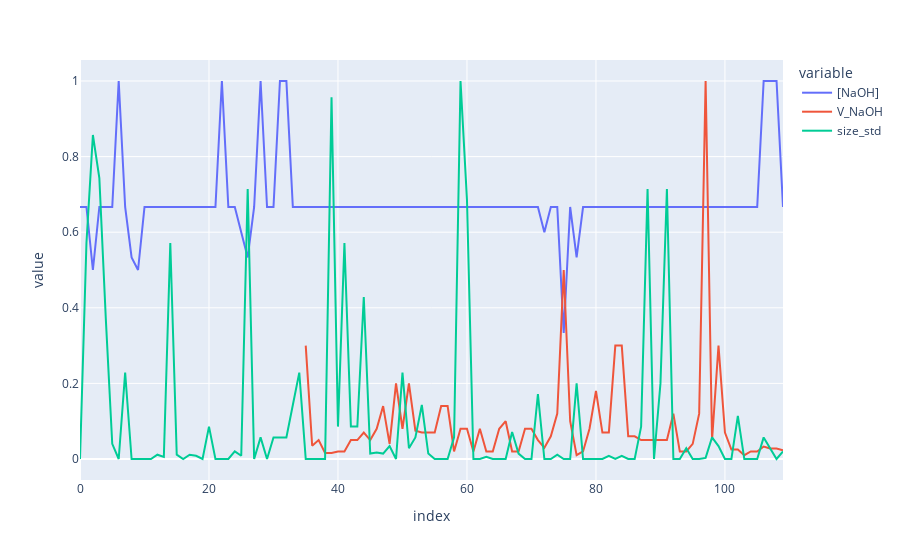
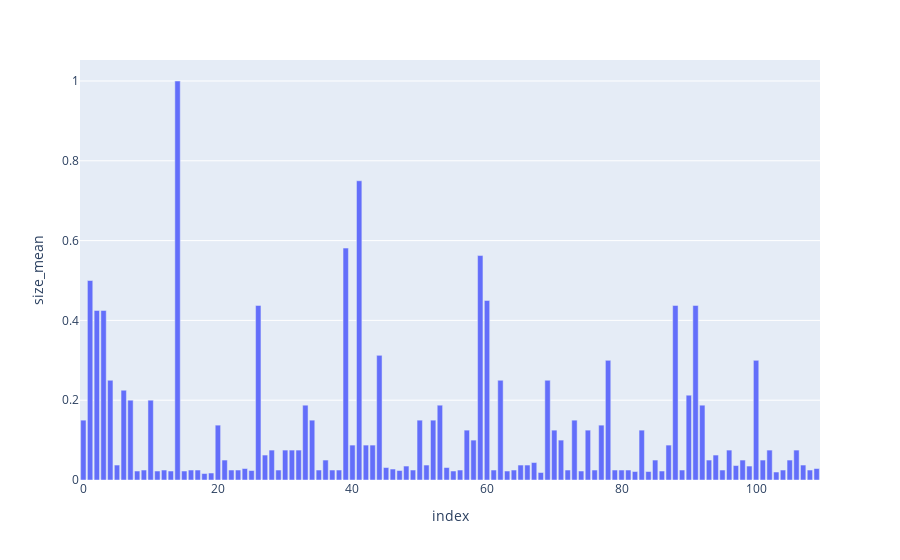
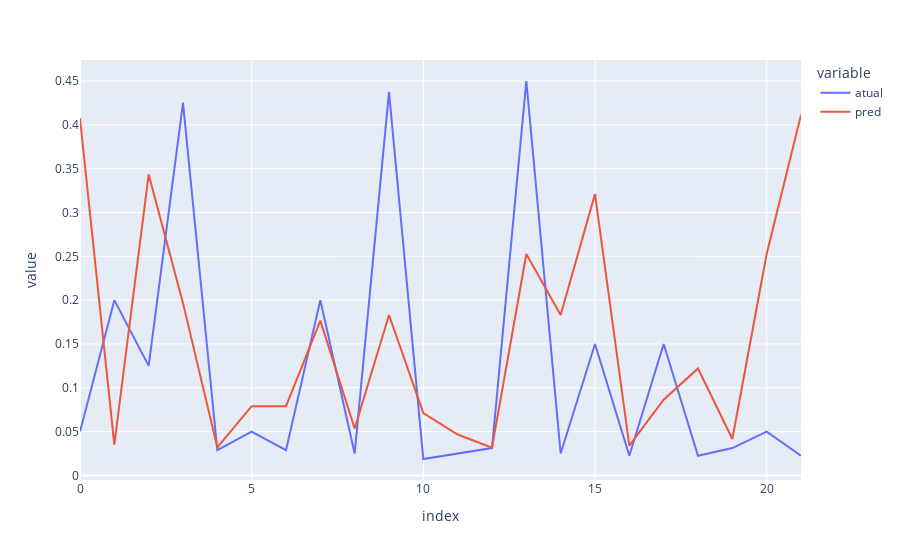

Notebook cell for these charts, in order:
### Code cell
%run "nanosize_reg.ipynb"

### Figure 1 — Plotly figure (JSON) as saved in the notebook; plotly's stock layout.template omitted (floating-point values rounded to 4 significant figures)
{"data": [{"hovertemplate": "variable=[NaOH]<br>index=%{x}<br>value=%{y}<extra></extra>", "legendgroup": "[NaOH]", "line": {"color": "#636efa", "dash": "solid"}, "marker": {"symbol": "circle"}, "mode": "lines", "name": "[NaOH]", "orientation": "v", "showlegend": true, "type": "scatter", "x": [0, 1, 2, 3, 4, 5, 6, 7, 8, 9, 10, 11, 12, 13, 14, 15, 16, 17, 18, 19, 20, 21, 22, 23, 24, 25, 26, 27, 28, 29, 30, 31, 32, 33, 34, 35, 36, 37, 38, 39, 40, 41, 42, 43, 44, 45, 46, 47, 48, 49, 50, 51, 52, 53, 54, 55, 56, 57, 58, 59, 60, 61, 62, 63, 64, 65, 66, 67, 68, 69, 70, 71, 72, 73, 74, 75, 76, 77, 78, 79, 80, 81, 82, 83, 84, 85, 86, 87, 88, 89, 90, 91, 92, 93, 94, 95, 96, 97, 98, 99, 100, 101, 102, 103, 104, 105, 106, 107, 108, 109], "xaxis": "x", "y": [0.6667, 0.6667, 0.5, 0.6667, 0.6667, 0.6667, 1, 0.6667, 0.5333, 0.5, 0.6667, 0.6667, 0.6667, 0.6667, 0.6667, 0.6667, 0.6667, 0.6667, 0.6667, 0.6667, 0.6667, 0.6667, 1, 0.6667, 0.6667, 0.6, 0.5333, 0.6667, 1, 0.6667, 0.6667, 1, 1, 0.6667, 0.6667, 0.6667, 0.6667, 0.6667, 0.6667, 0.6667, 0.6667, 0.6667, 0.6667, 0.6667, 0.6667, 0.6667, 0.6667, 0.6667, 0.6667, 0.6667, 0.6667, 0.6667, 0.6667, 0.6667, 0.6667, 0.6667, 0.6667, 0.6667, 0.6667, 0.6667, 0.6667, 0.6667, 0.6667, 0.6667, 0.6667, 0.6667, 0.6667, 0.6667, 0.6667, 0.6667, 0.6667, 0.6667, 0.6, 0.6667, 0.6667, 0.3333, 0.6667, 0.5333, 0.6667, 0.6667, 0.6667, 0.6667, 0.6667, 0.6667, 0.6667, 0.6667, 0.6667, 0.6667, 0.6667, 0.6667, 0.6667, 0.6667, 0.6667, 0.6667, 0.6667, 0.6667, 0.6667, 0.6667, 0.6667, 0.6667, 0.6667, 0.6667, 0.6667, 0.6667, 0.6667, 0.6667, 1, 1, 1, 0.6667], "yaxis": "y"}, {"hovertemplate": "variable=V_NaOH<br>index=%{x}<br>value=%{y}<extra></extra>", "legendgroup": "V_NaOH", "line": {"color": "#EF553B", "dash": "solid"}, "marker": {"symbol": "circle"}, "mode": "lines", "name": "V_NaOH", "orientation": "v", "showlegend": true, "type": "scatter", "x": [0, 1, 2, 3, 4, 5, 6, 7, 8, 9, 10, 11, 12, 13, 14, 15, 16, 17, 18, 19, 20, 21, 22, 23, 24, 25, 26, 27, 28, 29, 30, 31, 32, 33, 34, 35, 36, 37, 38, 39, 40, 41, 42, 43, 44, 45, 46, 47, 48, 49, 50, 51, 52, 53, 54, 55, 56, 57, 58, 59, 60, 61, 62, 63, 64, 65, 66, 67, 68, 69, 70, 71, 72, 73, 74, 75, 76, 77, 78, 79, 80, 81, 82, 83, 84, 85, 86, 87, 88, 89, 90, 91, 92, 93, 94, 95, 96, 97, 98, 99, 100, 101, 102, 103, 104, 105, 106, 107, 108, 109], "xaxis": "x", "y": [null, null, null, null, null, null, null, null, null, null, null, null, null, null, null, null, null, null, null, null, 0.09, null, null, null, null, null, null, null, null, null, null, null, null, null, null, 0.3, 0.035, 0.05, 0.016, 0.016, 0.02, 0.02, 0.05, 0.05, 0.07, 0.05, 0.08, 0.14, 0.04, 0.2, 0.08, 0.2, 0.075, 0.07, 0.07, 0.07, 0.14, 0.14, 0.02, 0.08, 0.08, 0.02, 0.08, 0.02, 0.02, 0.08, 0.1, 0.02, 0.02, 0.08, 0.08, 0.05, 0.03, 0.06, 0.12, 0.5, 0.1, 0.01, 0.02, 0.08, 0.18, 0.07, 0.07, 0.3, 0.3, 0.06, 0.06, 0.05, 0.05, 0.05, 0.05, 0.05, 0.12, 0.02, 0.02, 0.04, 0.12, 1, 0.05, 0.3, 0.07, 0.025, 0.025, 0.01, 0.02, 0.02, 0.033, 0.028, 0.028, 0.023], "yaxis": "y"}, {"hovertemplate": "variable=size_std<br>index=%{x}<br>value=%{y}<extra></extra>", "legendgroup": "size_std", "line": {"color": "#00cc96", "dash": "solid"}, "marker": {"symbol": "circle"}, "mode": "lines", "name": "size_std", "orientation": "v", "showlegend": true, "type": "scatter", "x": [0, 1, 2, 3, 4, 5, 6, 7, 8, 9, 10, 11, 12, 13, 14, 15, 16, 17, 18, 19, 20, 21, 22, 23, 24, 25, 26, 27, 28, 29, 30, 31, 32, 33, 34, 35, 36, 37, 38, 39, 40, 41, 42, 43, 44, 45, 46, 47, 48, 49, 50, 51, 52, 53, 54, 55, 56, 57, 58, 59, 60, 61, 62, 63, 64, 65, 66, 67, 68, 69, 70, 71, 72, 73, 74, 75, 76, 77, 78, 79, 80, 81, 82, 83, 84, 85, 86, 87, 88, 89, 90, 91, 92, 93, 94, 95, 96, 97, 98, 99, 100, 101, 102, 103, 104, 105, 106, 107, 108, 109], "xaxis": "x", "y": [0, 0.5714, 0.8571, 0.7429, 0.3714, 0.04, 0, 0.2286, 0, 0, 0, 0, 0.01143, 0.005714, 0.5714, 0.01143, 0, 0.01143, 0.008571, 0, 0.08571, 0, 0, 0, 0.02, 0.008571, 0.7143, 0, 0.05714, 0, 0.05714, 0.05714, 0.05714, 0.1429, 0.2286, 0, 0, 0, 0, 0.9571, 0.08571, 0.5714, 0.08571, 0.08571, 0.4286, 0.01429, 0.01714, 0.01429, 0.03429, 0, 0.2286, 0.02857, 0.05714, 0.1429, 0.01429, 0, 0, 0, 0.05714, 1, 0.6857, 0, 0, 0.005714, 0, 0, 0, 0.07143, 0.01429, 0, 0, 0.1714, 0, 0, 0.01143, 0, 0, 0.2, 0, 0, 0, 0, 0.008571, 0, 0.008571, 0, 0, 0.08571, 0.7143, 0, 0.2, 0.7143, 0, 0, 0.02857, 0, 0, 0.002857, 0.05714, 0.03429, 0, 0, 0.1143, 0, 0, 0, 0.05714, 0.02857, 0, 0.02], "yaxis": "y"}], "layout": {"legend": {"title": {"text": "variable"}, "tracegroupgap": 0}, "margin": {"t": 60}, "xaxis": {"anchor": "y", "domain": [0, 1], "title": {"text": "index"}}, "yaxis": {"anchor": "x", "domain": [0, 1], "title": {"text": "value"}}}}

### Figure 2 — Plotly figure (JSON) as saved in the notebook; plotly's stock layout.template omitted (floating-point values rounded to 4 significant figures)
{"data": [{"alignmentgroup": "True", "hovertemplate": "index=%{x}<br>size_mean=%{y}<extra></extra>", "legendgroup": "", "marker": {"color": "#636efa", "pattern": {"shape": ""}}, "name": "", "offsetgroup": "", "orientation": "v", "showlegend": false, "textposition": "auto", "type": "bar", "x": [0, 1, 2, 3, 4, 5, 6, 7, 8, 9, 10, 11, 12, 13, 14, 15, 16, 17, 18, 19, 20, 21, 22, 23, 24, 25, 26, 27, 28, 29, 30, 31, 32, 33, 34, 35, 36, 37, 38, 39, 40, 41, 42, 43, 44, 45, 46, 47, 48, 49, 50, 51, 52, 53, 54, 55, 56, 57, 58, 59, 60, 61, 62, 63, 64, 65, 66, 67, 68, 69, 70, 71, 72, 73, 74, 75, 76, 77, 78, 79, 80, 81, 82, 83, 84, 85, 86, 87, 88, 89, 90, 91, 92, 93, 94, 95, 96, 97, 98, 99, 100, 101, 102, 103, 104, 105, 106, 107, 108, 109], "xaxis": "x", "y": [0.15, 0.5, 0.425, 0.425, 0.25, 0.0375, 0.225, 0.2, 0.0225, 0.025, 0.2, 0.0225, 0.025, 0.0225, 1, 0.0225, 0.025, 0.025, 0.01625, 0.0175, 0.1375, 0.05, 0.025, 0.025, 0.02875, 0.02375, 0.4375, 0.0625, 0.075, 0.025, 0.075, 0.075, 0.075, 0.1875, 0.15, 0.025, 0.05, 0.025, 0.025, 0.5813, 0.0875, 0.75, 0.0875, 0.0875, 0.3125, 0.03125, 0.0275, 0.02375, 0.035, 0.025, 0.15, 0.0375, 0.15, 0.1875, 0.03125, 0.0225, 0.025, 0.125, 0.1, 0.5625, 0.45, 0.025, 0.25, 0.0225, 0.025, 0.0375, 0.0375, 0.04375, 0.01875, 0.25, 0.125, 0.1, 0.025, 0.15, 0.0225, 0.125, 0.025, 0.1375, 0.3, 0.025, 0.025, 0.025, 0.02125, 0.125, 0.02125, 0.05, 0.0225, 0.0875, 0.4375, 0.025, 0.2125, 0.4375, 0.1875, 0.05, 0.0625, 0.025, 0.075, 0.03625, 0.05, 0.035, 0.3, 0.05, 0.075, 0.02, 0.025, 0.05, 0.075, 0.0375, 0.025, 0.02875], "yaxis": "y"}], "layout": {"barmode": "relative", "legend": {"tracegroupgap": 0}, "margin": {"t": 60}, "xaxis": {"anchor": "y", "domain": [0, 1], "title": {"text": "index"}}, "yaxis": {"anchor": "x", "domain": [0, 1], "title": {"text": "size_mean"}}}}

### Figure 3 — Plotly figure (JSON) as saved in the notebook; plotly's stock layout.template omitted (floating-point values rounded to 4 significant figures)
{"data": [{"hovertemplate": "variable=atual<br>index=%{x}<br>value=%{y}<extra></extra>", "legendgroup": "atual", "line": {"color": "#636efa", "dash": "solid"}, "marker": {"symbol": "circle"}, "mode": "lines", "name": "atual", "orientation": "v", "showlegend": true, "type": "scatter", "x": [0, 1, 2, 3, 4, 5, 6, 7, 8, 9, 10, 11, 12, 13, 14, 15, 16, 17, 18, 19, 20, 21], "xaxis": "x", "y": [0.05, 0.2, 0.125, 0.425, 0.02875, 0.05, 0.02875, 0.2, 0.025, 0.4375, 0.01875, 0.025, 0.03125, 0.45, 0.025, 0.15, 0.0225, 0.15, 0.0225, 0.03125, 0.05, 0.0225], "yaxis": "y"}, {"hovertemplate": "variable=pred<br>index=%{x}<br>value=%{y}<extra></extra>", "legendgroup": "pred", "line": {"color": "#EF553B", "dash": "solid"}, "marker": {"symbol": "circle"}, "mode": "lines", "name": "pred", "orientation": "v", "showlegend": true, "type": "scatter", "x": [0, 1, 2, 3, 4, 5, 6, 7, 8, 9, 10, 11, 12, 13, 14, 15, 16, 17, 18, 19, 20, 21], "xaxis": "x", "y": [0.4074, 0.03523, 0.3434, 0.1966, 0.032, 0.07896, 0.07896, 0.1766, 0.05355, 0.1831, 0.07108, 0.04669, 0.03159, 0.2527, 0.1831, 0.321, 0.03396, 0.08642, 0.122, 0.04155, 0.2527, 0.4114], "yaxis": "y"}], "layout": {"legend": {"title": {"text": "variable"}, "tracegroupgap": 0}, "margin": {"t": 60}, "xaxis": {"anchor": "y", "domain": [0, 1], "title": {"text": "index"}}, "yaxis": {"anchor": "x", "domain": [0, 1], "title": {"text": "value"}}}}
